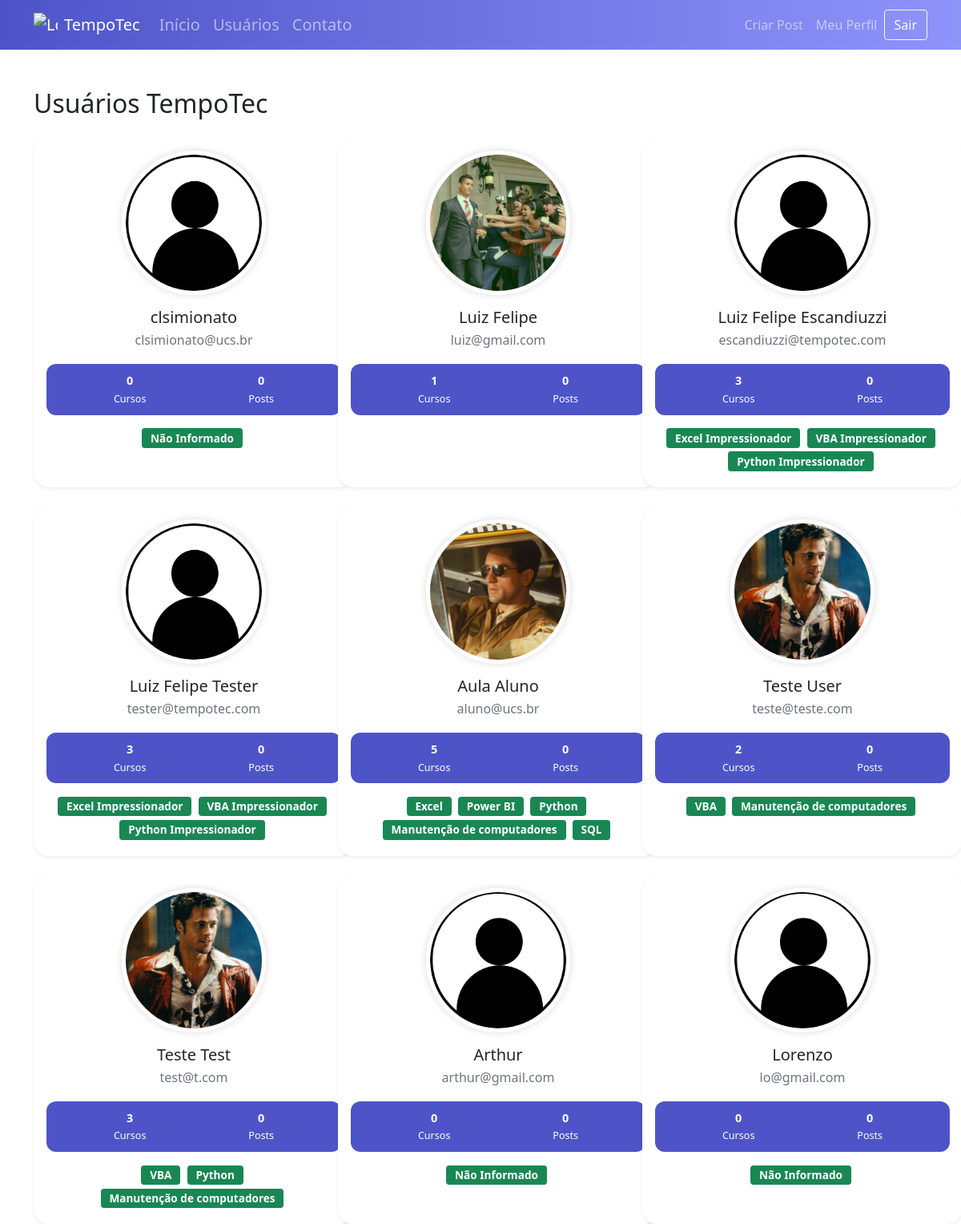
Screenshot of /usuarios (signed in) with the database file from the repository.
### tempotec/models.py (models this page shows, shortened)
class Usuario(database.Model, UserMixin):
    id = database.Column(database.Integer, primary_key=True)
    username = database.Column(database.String, nullable=False)
    email = database.Column(database.String, nullable=False, unique=True)
    senha = database.Column(database.String, nullable=False)
    foto_perfil = database.Column(database.String, default='default.jpg')
    posts = database.relationship('Post', backref='autor', lazy=True)
    cursos = database.Column(database.String, nullable=False, default='Não Informado')

### tempotec/routes.py (the view)
@app.route('/usuarios')
@login_required
def usuarios():
    lista_usuarios = Usuario.query.all()
    return render_template('usuarios.html', lista_usuarios=lista_usuarios)

### tempotec/models.py (called while the page is built)
@login_manager.user_loader
def load_usuario(id_usuario):
    return Usuario.query.get(int(id_usuario))

### tempotec/templates/usuarios.html
{% extends 'base.html' %} {% block body %}
<div class="container mt-5">
  <h2 class="mb-4">Usuários TempoTec</h2>
  <div class="row row-cols-1 row-cols-md-2 row-cols-lg-3 g-4">
    {% for usuario in lista_usuarios %}
    <div class="col">
      <div class="card shadow-sm p-3 user-card h-100">
        <div class="d-flex flex-column align-items-center text-center">
          <img
            src="{{ url_for('static', filename='fotos_perfil/{}'.format(usuario.foto_perfil)) }}"
            class="profile-img mb-3"
            alt="Foto de Perfil"
          />
          <h5 class="mb-1">{{ usuario.username }}</h5>
          <p class="text-muted mb-2">{{ usuario.email }}</p>
          <div class="user-stats d-flex justify-content-around w-100">
            <div>
              <strong>
                {% if 'Não Informado' in usuario.cursos %} 0 {% else %} {{
                usuario.cursos.count(';') + 1 }} {% endif %} </strong
              ><br /><small>Cursos</small>
            </div>
            <div><strong>0</strong><br /><small>Posts</small></div>
          </div>
          <div class="mt-3 text-center w-100">
            {% for curso in usuario.cursos.split(';') %} {% if curso != 'Não
            Informado' %}
            <span class="badge bg-success badge-course me-1 mb-1"
              >{{ curso }}</span
            >
            {% endif %} {% endfor %}
          </div>
        </div>
      </div>
    </div>
    {% endfor %}
  </div>
</div>
{% endblock %}

### tempotec/static/main.css (style rules this page uses)
.card { width: 400px; border: none; border-radius: 10px; background-color: #fff }
.user-card { border-radius: 20px; transition: transform 0.2s; }
.profile-img { width: 120px; height: 120px; object-fit: cover; border-radius: 50%; box-shadow: 0 0 8px rgba(0, 0, 0, 0.1); }
.badge-course { font-size: 0.85rem; padding: 0.4em 0.8em; }
.user-stats { background-color: #4e54c8; color: white; border-radius: 12px; padding: 10px 20px; font-size: 0.9rem; margin-top: 10px; }
.profile-img { width: 180px; height: 180px; object-fit: cover; border-radius: 50%; border: 5px solid #fff; box-shadow: 0 0 10px rgba(0, 0, 0, 0.15); }

### rows the page displays
Usuario: foto_perfil (placeholder picture), username "clsimionato", email "clsimionato@ucs.br", shows "0", cursos "Não Informado"
Usuario: foto_perfil (picture), username "Luiz Felipe", email "luiz@gmail.com", cursos "1"
Usuario: foto_perfil (placeholder picture), username "Luiz Felipe Escandiuzzi", email "escandiuzzi@tempotec.com", cursos "3", curso "Excel Impressionador" "VBA Impressionador" "Python Impressionador"
Usuario: foto_perfil (placeholder picture), username "Luiz Felipe Tester", email "tester@tempotec.com", cursos "3", curso "Excel Impressionador" "VBA Impressionador" "Python Impressionador"
Usuario: foto_perfil (picture), username "Aula Aluno", email "aluno@ucs.br", cursos "5", curso "Excel" "Power BI" "Python" "Manutenção de computadores" "SQL"
Usuario: foto_perfil (picture), username "Teste User", email "teste@teste.com", cursos "2", curso "VBA" "Manutenção de computadores"
Usuario: foto_perfil (picture), username "Teste Test", email "test@t.com", cursos "3", curso "VBA" "Python" "Manutenção de computadores"
Usuario: foto_perfil (placeholder picture), username "Arthur", email "arthur@gmail.com", shows "0", cursos "Não Informado"
Usuario: foto_perfil (placeholder picture), username "Lorenzo", email "lo@gmail.com", shows "0", cursos "Não Informado"
